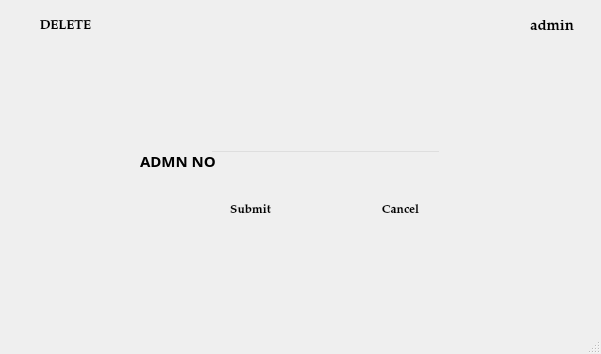
<?xml version="1.0" encoding="UTF-8"?>
<ui version="4.0">
 <class>del2</class>
 <widget class="QMainWindow" name="del2">
  <property name="geometry">
   <rect>
    <x>0</x>
    <y>0</y>
    <width>601</width>
    <height>354</height>
   </rect>
  </property>
  <property name="windowTitle">
   <string>MainWindow</string>
  </property>
  <widget class="QWidget" name="centralwidget">
   <widget class="QLabel" name="invalid">
    <property name="geometry">
     <rect>
      <x>150</x>
      <y>350</y>
      <width>251</width>
      <height>31</height>
     </rect>
    </property>
    <property name="font">
     <font>
      <family>MS Sans Serif</family>
     </font>
    </property>
    <property name="styleSheet">
     <string notr="true">color: rgb(255, 3, 3);</string>
    </property>
    <property name="text">
     <string/>
    </property>
   </widget>
   <widget class="QLabel" name="label">
    <property name="enabled">
     <bool>true</bool>
    </property>
    <property name="geometry">
     <rect>
      <x>-10</x>
      <y>-20</y>
      <width>751</width>
      <height>541</height>
     </rect>
    </property>
    <property name="frameShadow">
     <enum>QFrame::Plain</enum>
    </property>
    <property name="text">
     <string/>
    </property>
    <property name="pixmap">
     <pixmap resource="pic.qrc">:/newPrefix/ttt.jpg</pixmap>
    </property>
   </widget>
   <widget class="QPushButton" name="add">
    <property name="geometry">
     <rect>
      <x>10</x>
      <y>10</y>
      <width>111</width>
      <height>31</height>
     </rect>
    </property>
    <property name="font">
     <font>
      <family>Palatino Linotype</family>
      <pointsize>10</pointsize>
      <weight>75</weight>
      <bold>true</bold>
     </font>
    </property>
    <property name="acceptDrops">
     <bool>false</bool>
    </property>
    <property name="styleSheet">
     <string notr="true">background-color: rgb(255, 255, 255);</string>
    </property>
    <property name="text">
     <string>DELETE</string>
    </property>
    <property name="checkable">
     <bool>false</bool>
    </property>
    <property name="default">
     <bool>true</bool>
    </property>
    <property name="flat">
     <bool>true</bool>
    </property>
   </widget>
   <widget class="QLabel" name="label_2">
    <property name="geometry">
     <rect>
      <x>500</x>
      <y>10</y>
      <width>31</width>
      <height>31</height>
     </rect>
    </property>
    <property name="text">
     <string/>
    </property>
    <property name="pixmap">
     <pixmap resource="pic.qrc">:/newPrefix/icon.png</pixmap>
    </property>
   </widget>
   <widget class="QLabel" name="label_3">
    <property name="geometry">
     <rect>
      <x>530</x>
      <y>20</y>
      <width>47</width>
      <height>13</height>
     </rect>
    </property>
    <property name="font">
     <font>
      <family>Palatino Linotype</family>
      <pointsize>11</pointsize>
      <weight>75</weight>
      <bold>true</bold>
     </font>
    </property>
    <property name="text">
     <string>admin</string>
    </property>
   </widget>
   <widget class="QLabel" name="label_13">
    <property name="geometry">
     <rect>
      <x>140</x>
      <y>150</y>
      <width>81</width>
      <height>21</height>
     </rect>
    </property>
    <property name="font">
     <font>
      <family>Myriad Pro Light</family>
      <pointsize>11</pointsize>
      <weight>75</weight>
      <bold>true</bold>
     </font>
    </property>
    <property name="text">
     <string>ADMN NO</string>
    </property>
   </widget>
   <widget class="QLineEdit" name="adid">
    <property name="geometry">
     <rect>
      <x>210</x>
      <y>150</y>
      <width>231</width>
      <height>21</height>
     </rect>
    </property>
    <property name="styleSheet">
     <string notr="true">background:transparent</string>
    </property>
   </widget>
   <widget class="QLabel" name="invalid_2">
    <property name="geometry">
     <rect>
      <x>240</x>
      <y>280</y>
      <width>151</width>
      <height>16</height>
     </rect>
    </property>
    <property name="font">
     <font>
      <family>MS Sans Serif</family>
      <pointsize>10</pointsize>
      <weight>75</weight>
      <bold>true</bold>
     </font>
    </property>
    <property name="styleSheet">
     <string notr="true">color:rgb(238, 0, 0)</string>
    </property>
    <property name="text">
     <string/>
    </property>
   </widget>
   <widget class="QPushButton" name="cancel">
    <property name="geometry">
     <rect>
      <x>360</x>
      <y>200</y>
      <width>81</width>
      <height>21</height>
     </rect>
    </property>
    <property name="font">
     <font>
      <family>Palatino Linotype</family>
      <pointsize>9</pointsize>
      <weight>75</weight>
      <bold>true</bold>
     </font>
    </property>
    <property name="acceptDrops">
     <bool>false</bool>
    </property>
    <property name="styleSheet">
     <string notr="true">background-color: rgb(255, 255, 255);</string>
    </property>
    <property name="text">
     <string>Cancel</string>
    </property>
    <property name="checkable">
     <bool>false</bool>
    </property>
    <property name="default">
     <bool>true</bool>
    </property>
    <property name="flat">
     <bool>true</bool>
    </property>
   </widget>
   <widget class="QPushButton" name="submit">
    <property name="geometry">
     <rect>
      <x>210</x>
      <y>200</y>
      <width>81</width>
      <height>21</height>
     </rect>
    </property>
    <property name="font">
     <font>
      <family>Palatino Linotype</family>
      <pointsize>9</pointsize>
      <weight>75</weight>
      <bold>true</bold>
     </font>
    </property>
    <property name="acceptDrops">
     <bool>false</bool>
    </property>
    <property name="styleSheet">
     <string notr="true">background-color: rgb(255, 255, 255);</string>
    </property>
    <property name="text">
     <string>Submit</string>
    </property>
    <property name="checkable">
     <bool>false</bool>
    </property>
    <property name="default">
     <bool>true</bool>
    </property>
    <property name="flat">
     <bool>true</bool>
    </property>
   </widget>
   <widget class="QLabel" name="invalid_3">
    <property name="geometry">
     <rect>
      <x>210</x>
      <y>170</y>
      <width>231</width>
      <height>31</height>
     </rect>
    </property>
    <property name="font">
     <font>
      <family>MS Shell Dlg 2</family>
      <pointsize>10</pointsize>
      <weight>50</weight>
      <bold>false</bold>
     </font>
    </property>
    <property name="styleSheet">
     <string notr="true">color:rgb(238, 0, 0)
</string>
    </property>
    <property name="text">
     <string/>
    </property>
    <property name="alignment">
     <set>Qt::AlignLeading|Qt::AlignLeft|Qt::AlignTop</set>
    </property>
   </widget>
  </widget>
  <widget class="QMenuBar" name="menubar">
   <property name="geometry">
    <rect>
     <x>0</x>
     <y>0</y>
     <width>601</width>
     <height>21</height>
    </rect>
   </property>
  </widget>
  <widget class="QStatusBar" name="statusbar"/>
 </widget>
 <tabstops>
  <tabstop>adid</tabstop>
  <tabstop>submit</tabstop>
  <tabstop>cancel</tabstop>
  <tabstop>add</tabstop>
 </tabstops>
 <resources>
  <include location="pic.qrc"/>
 </resources>
 <connections/>
</ui>
